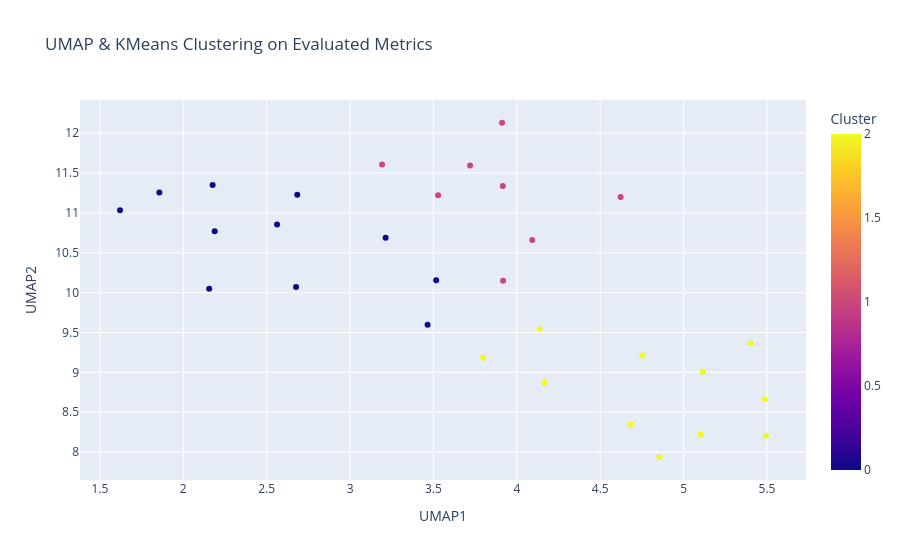

Source (notebook cell):
### Code cell
import os
import pandas as pd
import numpy as np
import plotly.express as px
import umap
from sklearn.cluster import KMeans
from sklearn.preprocessing import StandardScaler
from sklearn.metrics import roc_auc_score, precision_recall_curve, auc

# ---------------------------
# Helper functions for evaluation
# ---------------------------
def calculate_net_benefit(y_true, y_pred, threshold=0.5):
    y_true = np.array(y_true)
    y_pred = np.array(y_pred)
    tp = np.sum((y_true == 1) & (y_pred >= threshold))
    fp = np.sum((y_true == 0) & (y_pred >= threshold))
    n = len(y_true)
    return (tp / n) - ((threshold / (1 - threshold)) * (fp / n))

def calculate_ece(probs, labels, n_bins=10):
    probs = np.array(probs)
    labels = np.array(labels)
    bin_edges = np.linspace(0, 1, n_bins+1)
    ece = 0
    for i in range(n_bins):
        bin_mask = (probs > bin_edges[i]) & (probs <= bin_edges[i+1])
        bin_size = np.sum(bin_mask)
        if bin_size > 0:
            bin_acc = np.mean(labels[bin_mask])
            bin_conf = np.mean(probs[bin_mask])
            ece += bin_size * np.abs(bin_acc - bin_conf) / len(probs)
    return ece

def compute_f1(tp, fp, fn):
    """Compute the F1 score from confusion matrix entries."""
    denominator = 2 * tp + fp + fn
    return 2 * tp / denominator if denominator != 0 else 0.0

def evaluate_probabilities(prob_vector, labels, threshold=0.5):
    """
    Evaluate a probability vector against ground truth labels and compute evaluation metrics,
    including AUC, AUPRC, net benefit, ECE, and F1.
    """
    prob_vector = np.array(prob_vector, dtype=float)
    labels = np.array(labels, dtype=int)
    
    auc_score = roc_auc_score(labels, prob_vector)
    precision, recall, _ = precision_recall_curve(labels, prob_vector)
    auprc_score = auc(recall, precision)
    
    net_benefit = calculate_net_benefit(labels, prob_vector, threshold)
    ece_score = calculate_ece(prob_vector, labels, n_bins=10)
    
    predictions = (prob_vector >= threshold).astype(int)
    tn = np.sum((labels == 0) & (predictions == 0))
    fp = np.sum((labels == 0) & (predictions == 1))
    fn = np.sum((labels == 1) & (predictions == 0))
    tp = np.sum((labels == 1) & (predictions == 1))
    f1_score = compute_f1(tp, fp, fn)
    
    return {
        "AUC": auc_score,
        "AUPRC": auprc_score,
        "Net Benefit": net_benefit,
        "ECE": ece_score,
        "TP": tp,
        "FP": fp,
        "FN": fn,
        "TN": tn,
        "F1": f1_score
    }

# ---------------------------
# Clustering and interactive plotting on evaluated metrics
# ---------------------------
# Load evaluated metrics CSV.
# It is assumed that the CSV has been generated from your evaluation step
# and contains at least the following columns: "Team", "AUC", "AUPRC", "Net Benefit", "ECE", "F1"
eval_csv = os.path.join("optimal_threshold_results", "evaluation_metrics_sensitivity_method.csv")
df_eval = pd.read_csv(eval_csv)
print("Evaluated metrics data:")
print(df_eval.head())

# Select numeric features for clustering. For example, we use AUC, AUPRC, Net Benefit, ECE, and F1.
numeric_cols = ["AUC", "AUPRC", "Net Benefit", "ECE", "F1"]
X_eval = df_eval[numeric_cols].fillna(0).values

# Standardize the features.
scaler = StandardScaler()
X_eval_scaled = scaler.fit_transform(X_eval)

# Apply UMAP to reduce the evaluated metrics to 2 dimensions.
umap_model_eval = umap.UMAP(random_state=42)
embedding_eval = umap_model_eval.fit_transform(X_eval_scaled)

# Perform KMeans clustering on the UMAP embedding.
kmeans_eval = KMeans(n_clusters=3, random_state=42)
clusters_eval = kmeans_eval.fit_predict(embedding_eval)

# Create a DataFrame for Plotly plotting.
df_eval_plot = pd.DataFrame({
    "UMAP1": embedding_eval[:, 0],
    "UMAP2": embedding_eval[:, 1],
    "Cluster": clusters_eval,
    "Team": df_eval["Team"],
    "AUC": df_eval["AUC"],
    "AUPRC": df_eval["AUPRC"],
    "F1": df_eval["F1"]
})

# Plot using Plotly.
# The tooltip will display the Team name, AUC, AUPRC, and F1 score.
fig_eval = px.scatter(
    df_eval_plot,
    x="UMAP1",
    y="UMAP2",
    color="Cluster",
    hover_name="Team",
    hover_data=["AUC", "AUPRC", "F1"],
    title="UMAP & KMeans Clustering on Evaluated Metrics"
)
fig_eval.show()

### Figure 1 — Plotly figure (JSON) as saved in the notebook; plotly's stock layout.template omitted (floating-point values rounded to 4 significant figures)
{"data": [{"customdata": [[0.8298, 0.2357, 0.1826], [0.8454, 0.4174, 0.2492], [0.8401, 0.325, 0.1732], [0.4114, 0.04198, 0.0759], [0.863, 0.3185, 0.213], [0.8571, 0.2989, 0.218], [0.7328, 0.241, 0.1221], [0.8242, 0.2533, 0.1674], [0.6795, 0.1671, 0.08173], [0.6684, 0.07435, 0.1124], [0.8094, 0.1981, 0.1985], [0.8439, 0.3536, 0.163], [0.7912, 0.1872, 0.1473], [0.8508, 0.1942, 0.226], [0.6759, 0.1064, 0.1057], [0.8527, 0.2488, 0.2019], [0.6741, 0.1333, 0.08167], [0.8443, 0.1922, 0.2353], [0.8463, 0.2549, 0.1896], [0.8655, 0.309, 0.2187], [0.8322, 0.1972, 0.221], [0.3473, 0.02995, 0.07067], [0.8734, 0.4453, 0.2367], [0.8133, 0.1964, 0.1421], [0.8279, 0.2759, 0.1995], [0.5478, 0.2909, 0.08395], [0.6039, 0.05688, 0.09685], [0.8422, 0.3127, 0.2305], [0.8688, 0.2434, 0.2273], [0.8817, 0.3368, 0.2439]], "hovertemplate": "<b>%{hovertext}</b><br><br>UMAP1=%{x}<br>UMAP2=%{y}<br>AUC=%{customdata[0]}<br>AUPRC=%{customdata[1]}<br>F1=%{customdata[2]}<br>Cluster=%{marker.color}<extra></extra>", "hovertext": ["output_ohsu", "output_epiphany", "output_teamsimba", "output_datakite", "output_help", "output_pulse", "output_infectiondeflection", "output_dassie", "output_autonlab", "output_arcaneai", "output_sacredhearthospitalpensacola", "output_ubcdigitalhealthinnovationlab", "output_wrightstateuniversity", "output_datascienceteamatnationwide", "output_dataalchemistsiitm", "output_umnped", "output_geniusminds", "output_team99", "output_uclpaediatrics", "output_easternuniversity", "output_mountaindigitalmedicine", "output_westcoastraccoonenthusiasts", "output_teamaims", "output_badgerdatascience", "output_ancockrelllab", "output_aucalliance", "output_paksepsissquad", "output_novachop", "output_yiquanliu", "output_thedatalifesavers"], "legendgroup": "", "marker": {"color": [0, 0, 0, 2, 0, 0, 2, 0, 2, 2, 1, 0, 2, 1, 2, 0, 2, 1, 1, 0, 1, 2, 0, 2, 1, 2, 2, 1, 1, 0], "coloraxis": "coloraxis", "symbol": "circle"}, "mode": "markers", "name": "", "orientation": "v", "showlegend": false, "type": "scatter", "x": [3.516, 1.621, 2.676, 5.103, 2.562, 2.683, 4.166, 3.465, 4.75, 5.115, 4.092, 2.155, 4.137, 3.528, 5.404, 3.213, 5.494, 3.916, 3.917, 2.188, 3.719, 4.855, 1.856, 3.797, 4.622, 4.682, 5.487, 3.911, 3.192, 2.176], "xaxis": "x", "y": [10.15, 11.03, 10.07, 8.224, 10.85, 11.23, 8.87, 9.599, 9.211, 9.009, 10.66, 10.05, 9.54, 11.22, 9.365, 10.69, 8.204, 11.34, 10.15, 10.77, 11.6, 7.935, 11.26, 9.183, 11.2, 8.345, 8.662, 12.13, 11.61, 11.35], "yaxis": "y"}], "layout": {"coloraxis": {"colorbar": {"title": {"text": "Cluster"}}, "colorscale": [[0, "#0d0887"], [0.1111, "#46039f"], [0.2222, "#7201a8"], [0.3333, "#9c179e"], [0.4444, "#bd3786"], [0.5556, "#d8576b"], [0.6667, "#ed7953"], [0.7778, "#fb9f3a"], [0.8889, "#fdca26"], [1, "#f0f921"]]}, "legend": {"tracegroupgap": 0}, "title": {"text": "UMAP & KMeans Clustering on Evaluated Metrics"}, "xaxis": {"anchor": "y", "domain": [0, 1], "title": {"text": "UMAP1"}}, "yaxis": {"anchor": "x", "domain": [0, 1], "title": {"text": "UMAP2"}}}}
